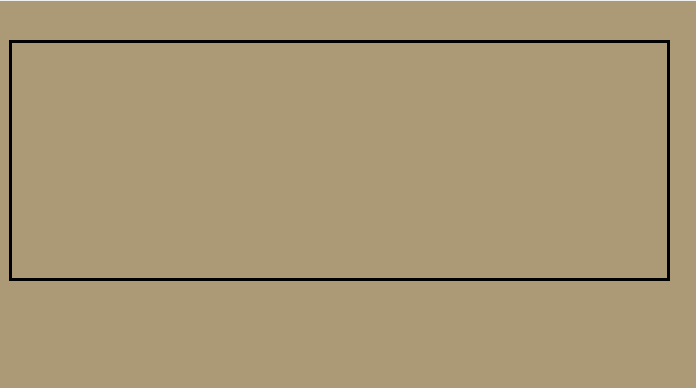
<?xml version="1.0" encoding="UTF-8"?>
<ui version="4.0">
 <class>Statistiques</class>
 <widget class="QWidget" name="Statistiques">
  <property name="geometry">
   <rect>
    <x>0</x>
    <y>0</y>
    <width>696</width>
    <height>388</height>
   </rect>
  </property>
  <property name="windowTitle">
   <string>Form</string>
  </property>
  <widget class="QTableView" name="tabchambre">
   <property name="geometry">
    <rect>
     <x>40</x>
     <y>291</y>
     <width>581</width>
     <height>161</height>
    </rect>
   </property>
   <property name="styleSheet">
    <string notr="true">QWidget {
    background-color: #aa0000;
    color: #fffff8;
}
QTableView{border: 6px solid #aa0000; /*other code about padding background stc*/ ;}
QHeaderView::section {
    background-color: #aaaa7f;
    padding: 4px;
    border: 1px solid #fffff8;
    font-size: 8pt;
}

QTableWidget {
    gridline-color: #ff4842;
    font-size: 9pt;
}

QTableWidget QTableCornerButton::section {
    background-color: #ff4842;
    border: 1px solid #fffff8;
}</string>
   </property>
  </widget>
  <widget class="QLabel" name="label">
   <property name="geometry">
    <rect>
     <x>0</x>
     <y>1</y>
     <width>701</width>
     <height>451</height>
    </rect>
   </property>
   <property name="styleSheet">
    <string notr="true">*
{
background:#ac9976;
}</string>
   </property>
   <property name="text">
    <string/>
   </property>
  </widget>
  <widget class="QCustomPlot" name="widget" native="true">
   <property name="geometry">
    <rect>
     <x>9</x>
     <y>40</y>
     <width>661</width>
     <height>241</height>
    </rect>
   </property>
   <property name="styleSheet">
    <string notr="true">*
{
border: 3px solid #000000;
}</string>
   </property>
  </widget>
 </widget>
 <customwidgets>
  <customwidget>
   <class>QCustomPlot</class>
   <extends>QWidget</extends>
   <header location="global">qcustomplot.h</header>
   <container>1</container>
  </customwidget>
 </customwidgets>
 <resources/>
 <connections/>
</ui>
